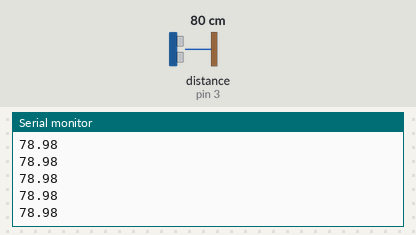
Simulated run of this sketch. Board: Arduino Uno, built with avr-gcc and run on an emulated ATmega328P. Parts: the last lines printed to the serial monitor. Wiring (inferred from the names in the program): ultrasonic range finder: trigger pin 2; echo pin 3. Inputs (shaded band) come from the test bench; at power-on: distance to the obstacle (sensor on pin 3) 80 cm. The echo pulse lasts 58.3 µs per cm.

Above: at 1.2 s.
1.3 s: distance to the obstacle (sensor on pin 3) set to 2 cm
At 2.1 s:
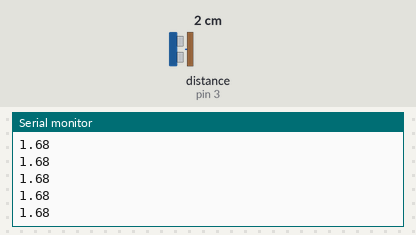
2.8 s: distance to the obstacle (sensor on pin 3) set to 4 cm
At 3.4 s:
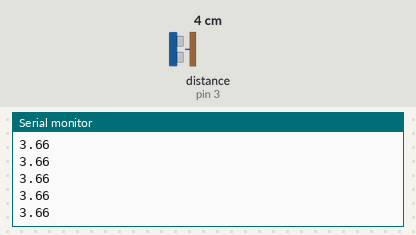
Timing chart, 0 to 5.8 s (numbered marks = the images above; inputs shaded):
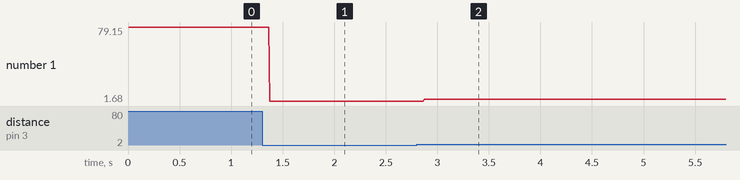

The sketch:

hands-on-08-ultrassonico.ino
```cpp
/*
 * UNIVERSIDADE FEDERAL DO AMAZONAS - UFAM
 * INSTITUTO DE COMPUTAÇÃO - ICOMP
 * CURSO INTRODUÇÃO AO ARDUINO
 * MARCOS A. P. DE LIMA
 * MARCOS.LIMA@ICOMP.UFAM.EDU.BR
 * JUN, 2022
 */
#define ECHO_PIN 3
#define TRIGGER_PIN 2

unsigned long duracao;
float distancia;

void setup() {
  pinMode(ECHO_PIN, INPUT);
  pinMode(TRIGGER_PIN, OUTPUT);
  Serial.begin(9600);
}

void loop() {
  digitalWrite(TRIGGER_PIN, LOW);    // desativa o sensor
  delayMicroseconds(2);
  digitalWrite(TRIGGER_PIN, HIGH);   // ativa o sensor por 10ms
  delayMicroseconds(10);
  digitalWrite(TRIGGER_PIN, LOW);    // desativa o sensor
  duracao = pulseIn(ECHO_PIN, HIGH); // lê a duracao da onda em ms
  distancia = duracao * 0.034 / 2;   // calcula a distancia em cm
  Serial.println(distancia);
}
```

Measured:
- after the input at 1.3 s, the serial monitor: prints a new line after 0.07 s (image 1)
- after the input at 2.8 s, the serial monitor: prints a new line after 0.07 s (image 2)
- plotted number 1: 78.98 → 1.68 after the input at 1.3 s, 1.68 → 3.6 after the input at 2.8 s
